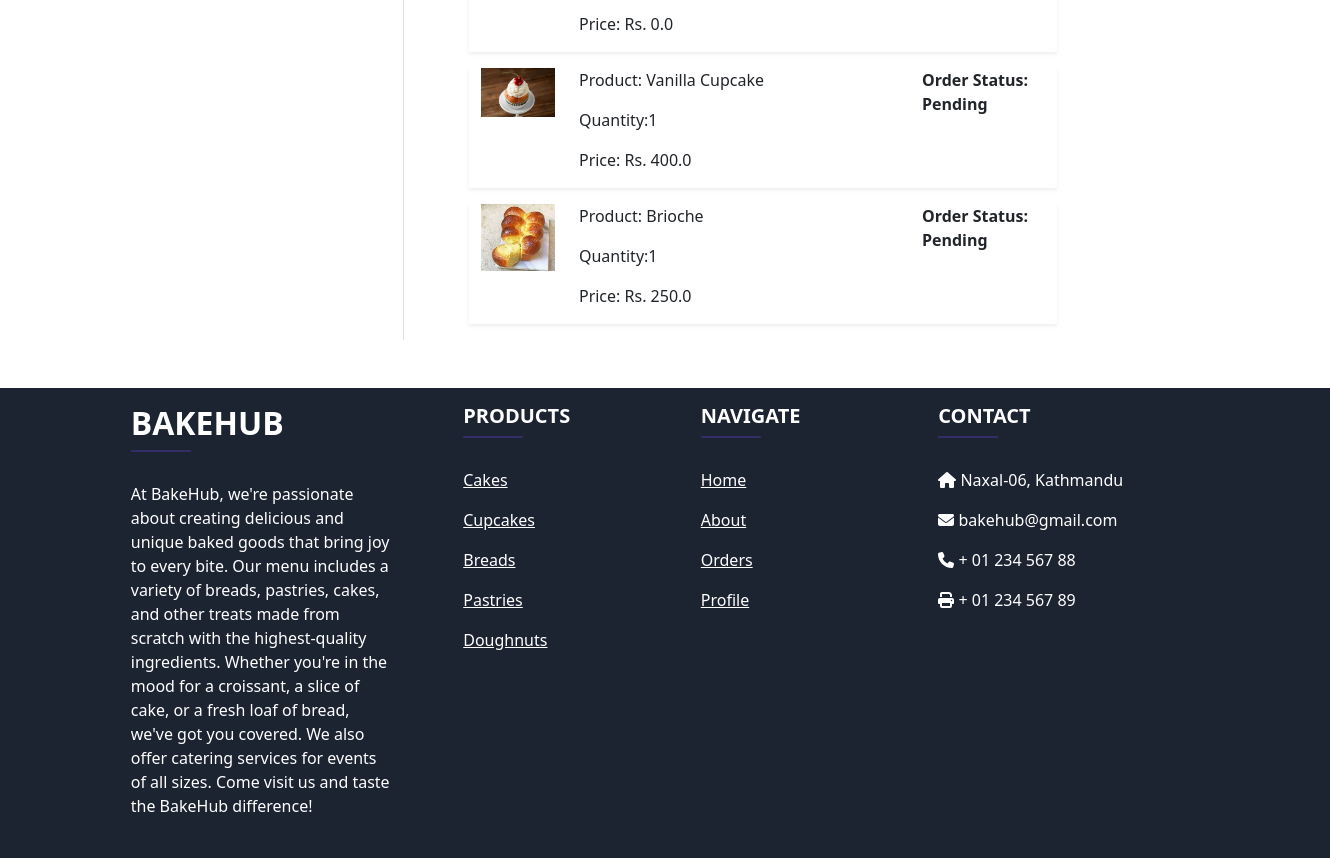
The app's page /orders/ (signed in, lower part), older data.
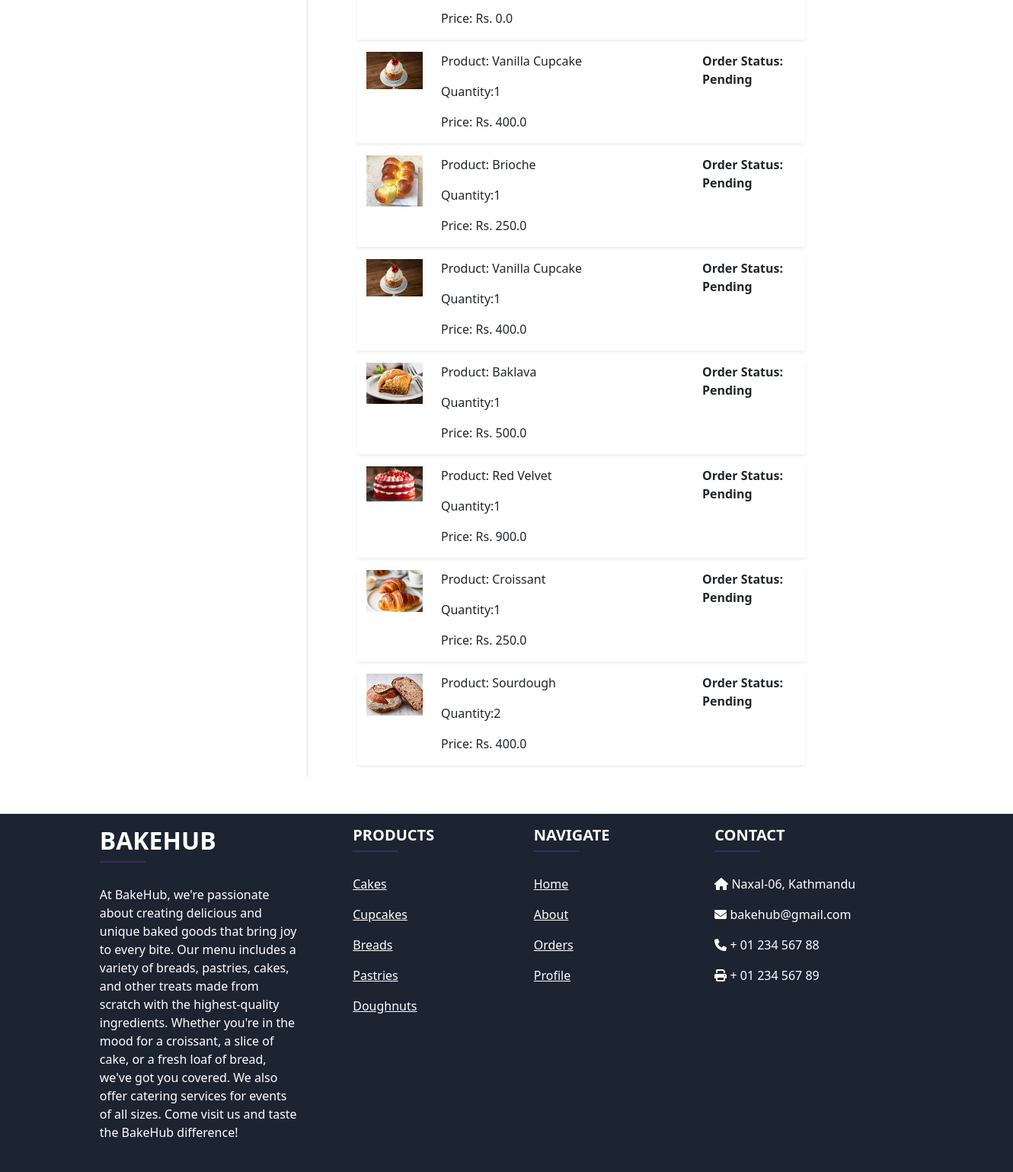
The same page, newer data.
### app/models.py (models this page shows, shortened)
class OrderPlaced(models.Model):
    user = models.ForeignKey(User, on_delete= models.CASCADE)
    customer = models.ForeignKey(Customer, on_delete= models.CASCADE)
    product = models.ForeignKey(Product, on_delete=models.CASCADE)
    quantity = models.PositiveIntegerField(default=1)
    ordered_date = models.DateTimeField(auto_now_add=True)
    status = models.CharField(max_length=50,choices=STATUS_CHOICES, default='Pending')
    @property
    def total_cost(self):
        return self.quantity * self.product.discounted_price

class Product(models.Model):
    title = models.CharField(max_length=100)
    selling_price = models.FloatField()
    discounted_price = models.FloatField()
    description = models.TextField()
    category = models.CharField(choices=CATEGORY_CHOICES, max_length=15)
    product_image = models.ImageField(upload_to='productsimg')

### app/views.py (the view)
# urls.py: path('orders/', views.orders, name='orders'),
@login_required
def orders(request):
 totalitem = 0
 op = OrderPlaced.objects.filter(user=request.user)
 if request.user.is_authenticated:
  totalitem = len(Cart.objects.filter(user=request.user))
 return render(request, 'app/orders.html',{'order_placed':op,'totalitem':totalitem})

### app/templates/app/orders.html (shortened to what this page needs)
{% extends 'app/base.html' %}
{% load static %}
{% block main-content %}
<div class="container my-5">
 <div class="row">
  <div class="col-sm-2 border-end">
  </div>
  <div class="col-sm-9 offset-sm-1">
   {% for op in order_placed %}
   <div class="row shadow-sm mb-3">
    <div class="col-sm-2">
     <img src="{{op.product.product_image.url}}" alt="" srcset="" class="img-fluid" height="150" width="150">
    </div>
    <div class="col-sm-7">
     <p>Product: {{op.product.title}}</p>
     <p>Quantity:{{op.quantity}}</p>
     <p>Price: Rs. {{op.total_cost}}</p>
    </div>
   <div class="col-sm-3 fw-bold">
    <p>Order Status: {{op.status}}</p>
   </div>
   </div>
   {% endfor %}
  </div>
 </div>
</div>
{% endblock main-content %}

### app/templates/app/base.html (shortened to what this page needs)
<!doctype html>
{% load static %}
<html lang="en">
  <head>
    <link href="https://cdn.jsdelivr.net/npm/bootstrap@5.0.0-beta1/dist/css/bootstrap.min.css" rel="stylesheet">
    <link rel="stylesheet" href="{% static 'app/css/owl.carousel.min.css' %}">
    <link rel="stylesheet" href="{% static 'app/css/all.min.css' %}">
    <link rel="stylesheet" href="{% static 'app/css/style.css' %}">
    <link rel="stylesheet" href="{% static 'app/css/landing.css' %}">
  </head>
  <body style="background-color: #fff">
    {% block main-content %} {% endblock main-content %}
     <footer
          class="text-center text-lg-start text-white"
          style="background-color: #1c2331"
          >
    <section class="">
      <div class="container text-center text-md-start mt-5">
        <div class="row mt-3">
          <div class="col-md-3 col-lg-4 col-xl-3 mx-auto mb-4">
            <h2 class="text-uppercase fw-bold">BakeHub</h2>
            <hr
                class="mb-4 mt-0 d-inline-block mx-auto"
                style="width: 60px; background-color: #7c4dff; height: 2px"
                />
            <p>
              At BakeHub, we're passionate about creating delicious and unique baked goods that bring joy to every bite.
                Our menu includes a variety of breads, pastries, cakes, and other treats made from scratch with the highest-quality ingredients.
                Whether you're in the mood for a croissant, a slice of cake, or a fresh loaf of bread, we've got you covered.
                We also offer catering services for events of all sizes. Come visit us and taste the BakeHub difference!
            </p>
          </div>
          <div class="col-md-2 col-lg-2 col-xl-2 mx-auto mb-4">
            <h5 class="text-uppercase fw-bold">Products</h5>
            <hr
                class="mb-4 mt-0 d-inline-block mx-auto"
                style="width: 60px; background-color: #7c4dff; height: 2px"
                />
            <p>
              <a href="#!" class="text-white">Cakes</a>
            </p>
            <p>
              <a href="#!" class="text-white">Cupcakes</a>
            </p>
            <p>
              <a href="#!" class="text-white">Breads</a>
            </p>
            <p>
              <a href="#!" class="text-white">Pastries</a>
            </p>
            <p>
              <a href="#!" class="text-white">Doughnuts</a>
            </p>
          </div>
          <div class="col-md-3 col-lg-2 col-xl-2 mx-auto mb-4">
            <h5 class="text-uppercase fw-bold">Navigate</h5>
            <hr
                class="mb-4 mt-0 d-inline-block mx-auto"
                style="width: 60px; background-color: #7c4dff; height: 2px"
                />
            <p>
              <a href="/" class="text-white">Home</a>
            </p>
            <p>
              <a href="{% url 'aboutus' %}" class="text-white">About</a>
            </p>
            <p>
              <a href="{% url 'orders' %}" class="text-white">Orders</a>
            </p>
            <p>
              <a href="{% url 'profile' %}" class="text-white">Profile</a>
            </p>
          </div>
          <div class="col-md-4 col-lg-3 col-xl-3 mx-auto mb-md-0 mb-4">
            <h5 class="text-uppercase fw-bold">Contact</h5>
            <hr
                class="mb-4 mt-0 d-inline-block mx-auto"
                style="width: 60px; background-color: #7c4dff; height: 2px"
                />
            <p><i class="fas fa-home mr-3"></i> Naxal-06, Kathmandu</p>
            <p><i class="fas fa-envelope mr-3"></i> bakehub@gmail.com</p>
            <p><i class="fas fa-phone mr-3"></i> + 01 234 567 88</p>
            <p><i class="fas fa-print mr-3"></i> + 01 234 567 89</p>
          </div>
        </div>
      </div>
    </section>
  </footer>
  </body>
</html>

### app/static/app/css/landing.css (style rules this page uses)
.container { display: flex; justify-content: center; align-items: center; background-color: #f5f5f500; }

Row changes from the older to the newer data that the page shows:
added OrderPlaced: product.product_image (picture), product "Vanilla Cupcake", quantity "1", total_cost "400.0", status "Pending"
added OrderPlaced: product.product_image (picture), product "Baklava", quantity "1", total_cost "500.0", status "Pending"
added OrderPlaced: product.product_image (picture), product "Red Velvet", quantity "1", total_cost "900.0", status "Pending"
added OrderPlaced: product.product_image (picture), product "Croissant", quantity "1", total_cost "250.0", status "Pending"
added OrderPlaced: product.product_image (picture), product "Sourdough", quantity "2", total_cost "400.0", status "Pending"
